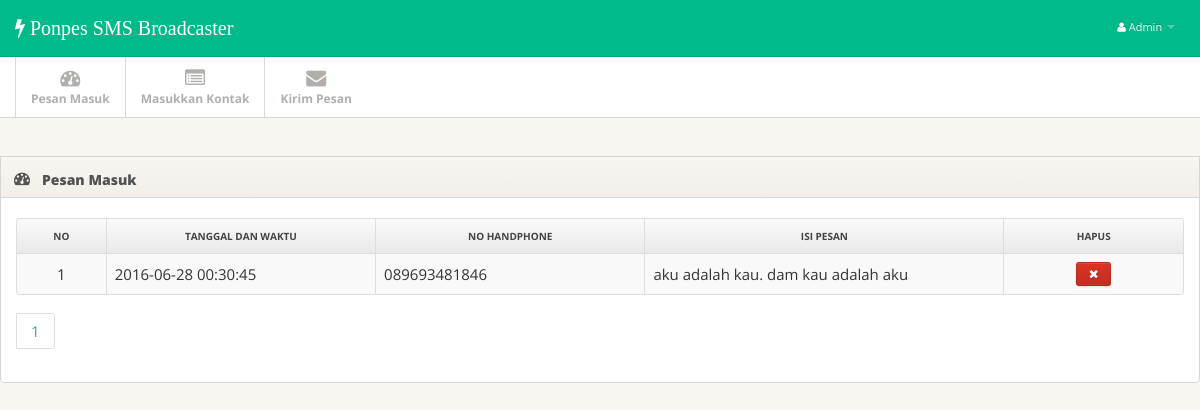
The app's page /main.php?hal=pesan-masuk (signed in) with its own data.
### tables this page shows
CREATE TABLE `inbox` (
  `UpdatedInDB` timestamp NOT NULL DEFAULT CURRENT_TIMESTAMP ON UPDATE CURRENT_TIMESTAMP,
  `ReceivingDateTime` timestamp NOT NULL DEFAULT '0000-00-00 00:00:00',
  `Text` text NOT NULL,
  `SenderNumber` varchar(20) NOT NULL DEFAULT '',
  `Coding` enum('Default_No_Compression','Unicode_No_Compression','8bit','Default_Compression','Unicode_Compression') NOT NULL DEFAULT 'Default_No_Compression',
  `UDH` text NOT NULL,
  `SMSCNumber` varchar(20) NOT NULL DEFAULT '',
  `Class` int(11) NOT NULL DEFAULT '-1',
  `TextDecoded` text NOT NULL,
  `ID` int(10) UNSIGNED NOT NULL,
  `RecipientID` text NOT NULL,
  `Processed` enum('false','true') NOT NULL DEFAULT 'false'
);

### pages/pesan-masuk.php (the view)
<?php
$per_hal=10;
$jumlah_record=mysql_query("SELECT COUNT(*) from inbox");
$jum=mysql_result($jumlah_record, 0);
$halaman=ceil($jum / $per_hal);
$page = (isset($_GET['page'])) ? (int)$_GET['page'] : 1;
$start = ($page - 1) * $per_hal;
?>
<div class="widget-header"> <i class="icon-dashboard"></i>
  <h3>Pesan Masuk</h3>
</div>
<div class="widget-content">
  <table class="table table-striped table-bordered">
    <thead>
      <tr>
        <th width=5%> <center> No </center> </th>
        <th width=15%><center> Tanggal Dan Waktu </center></th>
        <th width=15%><center> No Handphone </center></th>
        <th width=20%><center> Isi Pesan </center></th>
        <th width=10%><center> Hapus </center></th>
      </tr>
    </thead>
    <tbody>
      <?php
      $no = $start + 1;
      $a = mysql_query("SELECT * FROM inbox ORDER BY ReceivingDateTime DESC limit $start, $per_hal");
      while ($b = mysql_fetch_array($a)) {
      ?>
      <tr>
        <td><center> <?php echo $no;?> </center></td>
        <td> <?php echo $b['ReceivingDateTime']; ?></td>
        <td> <?php echo $b['SenderNumber']; ?></td>
        <td> <?php echo $b['TextDecoded']; ?></td>
        <td class="td-actions">
          <center>
            <a onclick="return confirm('Yakin ingin menghapus pesan ini?')" href="proses/hapus-sms.php?ID=<?php echo $b['ID']; ?>" class="btn btn-danger btn-small">
              <i class="btn-icon-only icon-remove"> </i>
            </a>
          </center>
        </td>
      </tr>
      <?php
      $no++;
      }
      ?>
    </tbody>
  </table>
  <ul class="pagination">
          <?php
            for($x=1;$x<=$halaman;$x++){
          ?>
          <li><a href="?hal=pesan-masuk&page=<?php echo $x ?>"><?php echo $x ?></a></li>
          <?php } ?>
  </ul>
</div>

### css/style.css (style rules this page uses)
body { background: #f9f6f1; font: 15px/1.7em 'Open Sans'; }
.btn-icon-only { padding-right: 3px; padding-left: 3px; }
.table td { vertical-align: middle; }
.table-bordered th { background: #E9E9E9; background:-moz-linear-gradient(top, #FAFAFA 0%, #E9E9E9 100%); background:-webkit-gradient(linear, left top, left bottom, color-stop(0%,#FAFAFA), color-stop(100%,#E9E9E9)); background:-webkit-linear-gradient(top, #FAFAFA 0%,#E9E9E9 100%); background:-o-linear-gradient(top, #FAFAFA 0%,#E9E9E9 100%); background:-ms-linear-gradient(top, #FAFAFA 0%,#E9E9E9 100%); background:linear-gradient(top, #FAFAFA 0%,#E9E9E9 100%); filter: progid:DXImageTransform.Microsoft.gradient(startColorstr='#FAFAFA', endColorstr='#E9E9E9'); -ms-filter: "progid:DXImageTransform.Microsoft.gradient(startColorstr='#FAFAFA', endColorstr='#E9E9E9')"; font-size: 10px; color: #444; text-transform: uppercase; }
.widget-header { position: relative; height: 40px; line-height: 40px; background: #f9f6f1; background:-moz-linear-gradient(top, #f9f6f1 0%, #f2efea 100%); background:-webkit-gradient(linear, left top, left bottom, color-stop(0%,#f9f6f1), color-stop(100%,#f2efea)); background:-webkit-linear-gradient(top, #f9f6f1 0%,#f2efea 100%); background:-o-linear-gradient(top, #f9f6f1 0%,#f2efea 100%); background:-ms-linear-gradient(top, #f9f6f1 0%,#f2efea 100%); background:linear-gradient(top, #f9f6f1 0%,#f2efea 100%); filter: progid:DXImageTransform.Microsoft.gradient(startColorstr='#f9f6f1', endColorstr='#f2efea'); -ms-filter: "progid:DXImageTransform.Microsoft.gradient(startColorstr='#f9f6f1', endColorstr='#f2efea')"; border: 1px solid #d6d6d6; -webkit-background-clip: padding-box; }
.widget-header h3 { position: relative; top: 2px; left: 10px; display: inline-block; margin-right: 3em; font-size: 14px; font-weight: 800; color: #525252; line-height: 18px; text-shadow: 1px 1px 2px rgba(255,255,255,.5); }
.widget-header [class^="icon-"], .widget-header [class*=" icon-"] { display: inline-block; margin-left: 13px; margin-right: -2px; font-size: 16px; color: #555; vertical-align: middle; }
.widget-content { padding: 20px 15px 15px; background: #FFF; border: 1px solid #D5D5D5; -moz-border-radius: 5px; -webkit-border-radius: 5px; border-radius: 5px; }
.widget-header+.widget-content { border-top: none; -webkit-border-top-left-radius: 0; -webkit-border-top-right-radius: 0; -moz-border-radius-topleft: 0; -moz-border-radius-topright: 0; border-top-left-radius: 0; border-top-right-radius: 0; }
.widget-content:before, .widget-content:after { content:""; display:table; }
.widget-content:after { clear:both; }
.widget-content { zoom:1; }

### records on screen
inbox: ReceivingDateTime "2016-06-28 00:30:45", SenderNumber "089693481846", TextDecoded "aku adalah kau. dam kau adalah aku"
